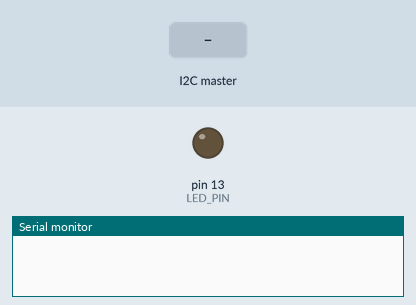
This sketch was run on a simulated Arduino Uno, built with avr-gcc and run on an emulated ATmega328P. Parts: output pins drawn as LEDs (lit = HIGH), the last lines printed to the serial monitor. The test bench sets the inputs (shaded band).

Above: at 1.2 s.
1.3 s: the I2C master sends the byte 1
At 2.2 s:
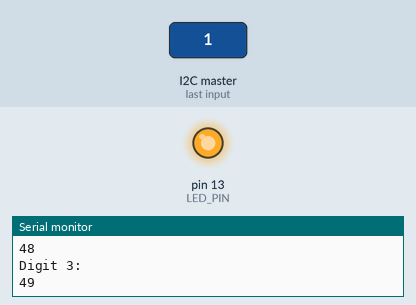
Timing chart, 0 to 4.3 s (numbered marks = the images above; inputs shaded):
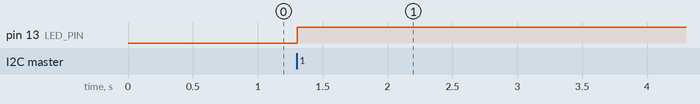

The sketch:

msg_decode.ino
```cpp
#include <Wire.h>

#define SLAVE_ADDRESS 0x36
//#define MEM_ADDRESS 0x3F00 //SRAM

int LED_PIN = 13;
int numTransactions = 1;
boolean led_status = false;

int dig1 = 0;
int dig2 = 0;
int dig3 = 0;

void setup() {

  Wire.begin(SLAVE_ADDRESS);
  pinMode(LED_PIN, OUTPUT);
  Serial.begin(9600);

  Wire.onReceive(parseMsg);

}

void loop() {

  delay(100);
}


void parseMsg(int eventNum) {

  int x = Wire.read();

  Serial.println("RECIEVED INT:");
  Serial.println(x);
  Serial.println();

  char buf[100];
  sprintf(buf, "%03i", x); //separates integers into chars

  dig1 = buf[0];

  dig2 = buf[1];
  dig3 = buf[2];

  Serial.println("Digit 1:");
  Serial.println(dig1);
  Serial.println();

  Serial.println("Digit 2:");
  Serial.println(dig2);
  Serial.println();

  Serial.println("Digit 3:");
  Serial.println(dig3);
  Serial.println();

  if (dig1 != 0 && dig2 != 0 && dig3 != 0) {
    digitalWrite(LED_PIN, !led_status);
  }


//  //if(x = B00000001) {
//      if (numTransactions % 2 == 0) {
//        digitalWrite(LED_PIN, HIGH);
//      } else {
//        digitalWrite(LED_PIN, LOW);
//      }
//
//      numTransactions = numTransactions + 1;
//  //}
}
```

Measured:
- after the input at 1.3 s, pin 13 (LED_PIN): LOW → HIGH at once
